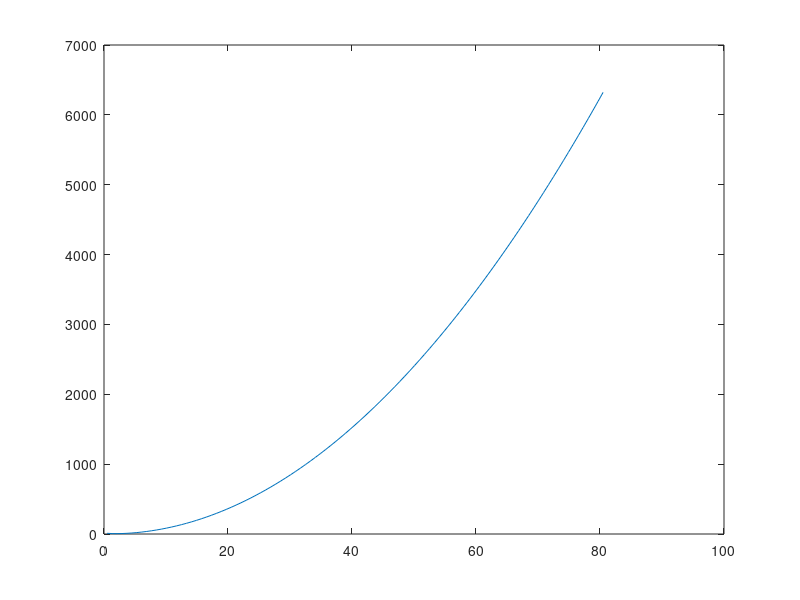

Reproduce this figure in MATLAB.
% eulers method using backward differences
% y_n+1 = y_n + dt f(t_n+1, y_n+1)

f = @(t, y) t.^2 - y;
h = 0.8;
n = 100

t(1) = 0.5;
y(1) = 10;

for j = 1:n
    t(j+1) = t(j) + h;
    y(j+1) = fzero(@(z) z - y(j) - h*f(t(j+1),z), y(j));
end

plot(t, y);
